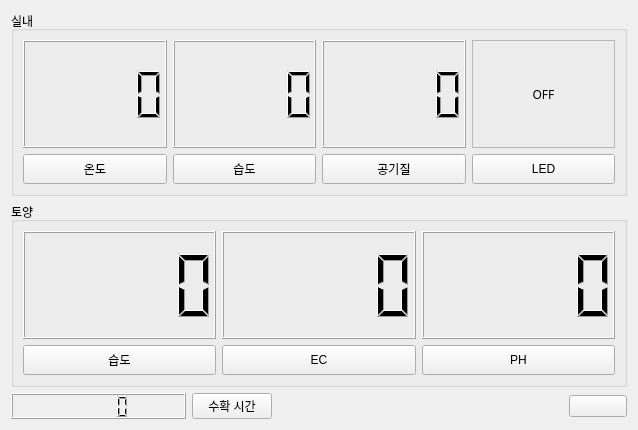
<?xml version="1.0" encoding="UTF-8"?>
<ui version="4.0">
 <class>Tab2_set</class>
 <widget class="QWidget" name="Tab2_set">
  <property name="geometry">
   <rect>
    <x>0</x>
    <y>0</y>
    <width>638</width>
    <height>430</height>
   </rect>
  </property>
  <property name="windowTitle">
   <string>Form</string>
  </property>
  <layout class="QVBoxLayout" name="verticalLayout">
   <item>
    <widget class="QGroupBox" name="groupBox">
     <property name="title">
      <string>실내</string>
     </property>
     <layout class="QHBoxLayout" name="horizontalLayout">
      <item>
       <layout class="QVBoxLayout" name="verticalLayout_5" stretch="9,1">
        <item>
         <widget class="QLCDNumber" name="pLcdtemp"/>
        </item>
        <item>
         <widget class="QPushButton" name="pPBAtemp">
          <property name="minimumSize">
           <size>
            <width>0</width>
            <height>30</height>
           </size>
          </property>
          <property name="text">
           <string>온도</string>
          </property>
         </widget>
        </item>
       </layout>
      </item>
      <item>
       <layout class="QVBoxLayout" name="verticalLayout_6" stretch="9,1">
        <item>
         <widget class="QLCDNumber" name="pLcdhumi"/>
        </item>
        <item>
         <widget class="QPushButton" name="pPBAhumi">
          <property name="minimumSize">
           <size>
            <width>0</width>
            <height>30</height>
           </size>
          </property>
          <property name="text">
           <string>습도</string>
          </property>
         </widget>
        </item>
       </layout>
      </item>
      <item>
       <layout class="QVBoxLayout" name="verticalLayout_7" stretch="9,1">
        <item>
         <widget class="QLCDNumber" name="pLcdair"/>
        </item>
        <item>
         <widget class="QPushButton" name="pPBair">
          <property name="sizePolicy">
           <sizepolicy hsizetype="Minimum" vsizetype="Fixed">
            <horstretch>0</horstretch>
            <verstretch>0</verstretch>
           </sizepolicy>
          </property>
          <property name="minimumSize">
           <size>
            <width>0</width>
            <height>30</height>
           </size>
          </property>
          <property name="text">
           <string>공기질</string>
          </property>
         </widget>
        </item>
       </layout>
      </item>
      <item>
       <layout class="QVBoxLayout" name="verticalLayout_8" stretch="0,1">
        <item>
         <widget class="QFrame" name="frame">
          <property name="frameShape">
           <enum>QFrame::StyledPanel</enum>
          </property>
          <property name="frameShadow">
           <enum>QFrame::Raised</enum>
          </property>
          <layout class="QHBoxLayout" name="horizontalLayout_2">
           <item>
            <widget class="QLabel" name="pLblLedState">
             <property name="font">
              <font>
               <family>Nakula</family>
              </font>
             </property>
             <property name="text">
              <string>OFF</string>
             </property>
             <property name="alignment">
              <set>Qt::AlignCenter</set>
             </property>
            </widget>
           </item>
          </layout>
         </widget>
        </item>
        <item>
         <widget class="QPushButton" name="pPBled">
          <property name="sizePolicy">
           <sizepolicy hsizetype="Minimum" vsizetype="Fixed">
            <horstretch>0</horstretch>
            <verstretch>0</verstretch>
           </sizepolicy>
          </property>
          <property name="minimumSize">
           <size>
            <width>0</width>
            <height>30</height>
           </size>
          </property>
          <property name="text">
           <string>LED</string>
          </property>
         </widget>
        </item>
       </layout>
      </item>
     </layout>
    </widget>
   </item>
   <item>
    <widget class="QGroupBox" name="groupBox_2">
     <property name="title">
      <string>토양</string>
     </property>
     <layout class="QHBoxLayout" name="horizontalLayout_4">
      <item>
       <layout class="QVBoxLayout" name="verticalLayout_11" stretch="9,1">
        <item>
         <widget class="QLCDNumber" name="pLcdShumi"/>
        </item>
        <item>
         <widget class="QPushButton" name="pPBShumi">
          <property name="minimumSize">
           <size>
            <width>0</width>
            <height>30</height>
           </size>
          </property>
          <property name="text">
           <string>습도</string>
          </property>
         </widget>
        </item>
       </layout>
      </item>
      <item>
       <layout class="QVBoxLayout" name="verticalLayout_9" stretch="0,1">
        <item>
         <widget class="QLCDNumber" name="pLcdec"/>
        </item>
        <item>
         <widget class="QPushButton" name="pPBec">
          <property name="sizePolicy">
           <sizepolicy hsizetype="Minimum" vsizetype="Fixed">
            <horstretch>0</horstretch>
            <verstretch>0</verstretch>
           </sizepolicy>
          </property>
          <property name="minimumSize">
           <size>
            <width>0</width>
            <height>30</height>
           </size>
          </property>
          <property name="text">
           <string>EC</string>
          </property>
         </widget>
        </item>
       </layout>
      </item>
      <item>
       <layout class="QVBoxLayout" name="verticalLayout_10" stretch="9,1">
        <item>
         <widget class="QLCDNumber" name="pLcdph"/>
        </item>
        <item>
         <widget class="QPushButton" name="pPBph">
          <property name="minimumSize">
           <size>
            <width>0</width>
            <height>30</height>
           </size>
          </property>
          <property name="text">
           <string>PH</string>
          </property>
         </widget>
        </item>
       </layout>
      </item>
     </layout>
    </widget>
   </item>
   <item>
    <layout class="QHBoxLayout" name="horizontalLayout_3" stretch="3,1,5,1">
     <item>
      <widget class="QLCDNumber" name="lcdNumber"/>
     </item>
     <item>
      <widget class="QPushButton" name="pPBtime">
       <property name="text">
        <string>수확 시간</string>
       </property>
      </widget>
     </item>
     <item>
      <spacer name="horizontalSpacer_2">
       <property name="orientation">
        <enum>Qt::Horizontal</enum>
       </property>
       <property name="sizeHint" stdset="0">
        <size>
         <width>40</width>
         <height>20</height>
        </size>
       </property>
      </spacer>
     </item>
     <item>
      <widget class="QPushButton" name="pPBhome">
       <property name="text">
        <string/>
       </property>
       <property name="icon">
        <iconset resource="icons.qrc">
         <normaloff>:/icons/icons/home.png</normaloff>:/icons/icons/home.png</iconset>
       </property>
      </widget>
     </item>
    </layout>
   </item>
  </layout>
 </widget>
 <resources>
  <include location="icons.qrc"/>
 </resources>
 <connections/>
</ui>
